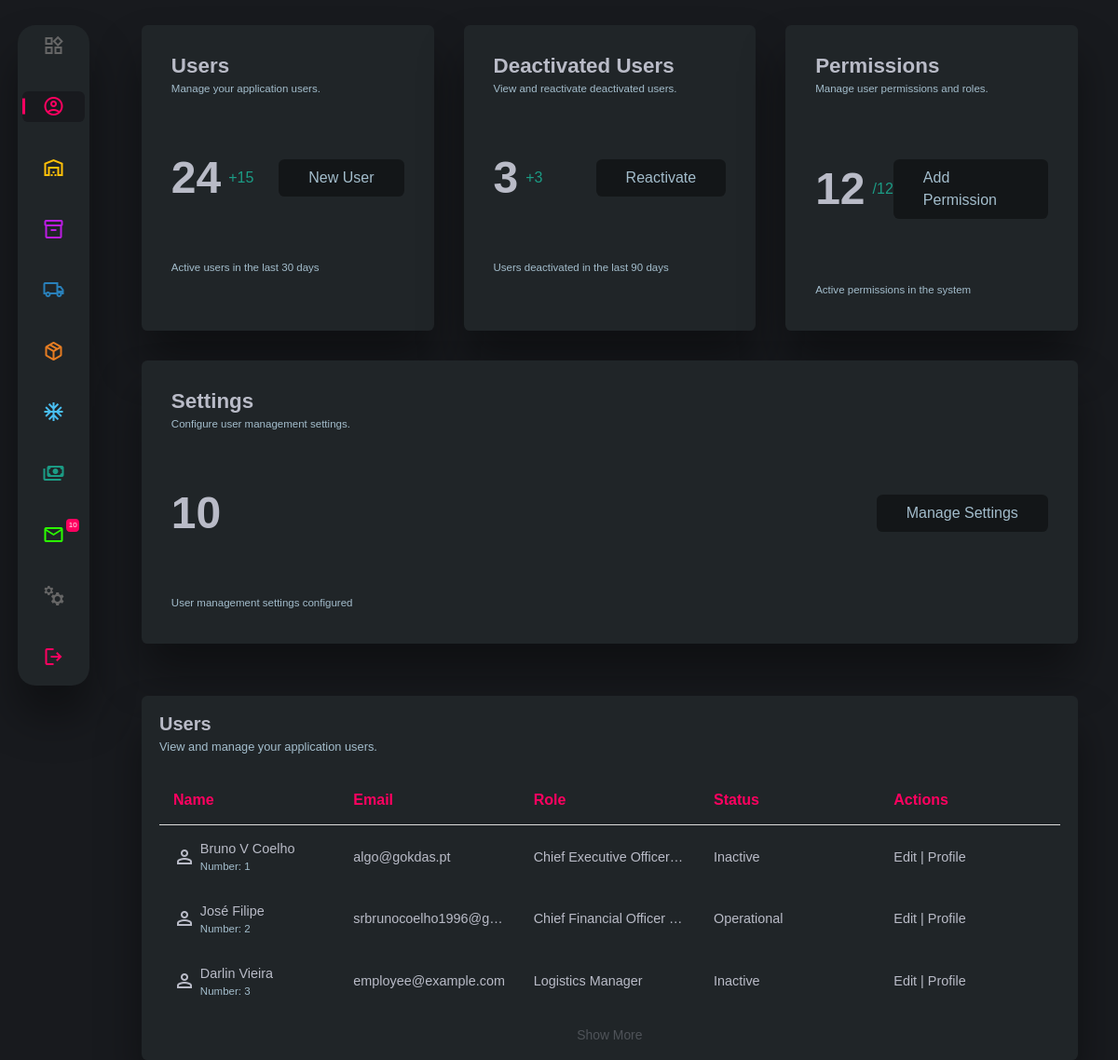
The page /users-manager (signed in) on the database its author committed.
### app.py (models this page shows, shortened)
class User(db.Model, UserMixin):
    id = db.Column(db.Integer, primary_key=True)
    username = db.Column(db.String(25), unique=True)
    password = db.Column(db.String(25))
    nif = db.Column(db.String(15))
    email = db.Column(db.String(50), unique=True)
    name = db.Column(db.String(50))
    cellphone = db.Column(db.String(20))
    create_date = db.Column(db.String(20))
    last_login = db.Column(db.String(20))
    status = db.Column(db.String(20), default="Operational")
    role = db.Column(db.String(40))
    user_type = db.Column(db.String(50), default="Client")
    pin = db.Column(db.Integer, unique=True)
    product_movements = db.relationship('ProductMovements', back_populates='user', lazy=True)
    permissions = db.relationship("UserPermissions", uselist=False, back_populates="user")
    logs = db.relationship('WorkSchedulesLogs', backref='user', lazy=True)
    assigned_schedules = db.relationship('AssignedSchedules', backref='user_assigned_schedules', lazy=True)
    sales = db.relationship('Sales', back_populates='user', lazy=True)

### app.py (the view)
@app.route("/users-manager", methods=["GET", "POST"])
@login_required
def user_manager():
    if request.method == "POST":
        pass
    else:
        user = current_user if current_user.is_authenticated else None
        last_user = User.query.order_by(User.id.desc()).first()
        last_user_id = last_user.id if last_user else 0
        thirty_days_ago = datetime.now() - timedelta(days=30)
        ninety_days_ago = datetime.now() - timedelta(days=90)
        new_users_count = 0
        deactivated_users_count = 0
        deactivated_users_recent_count = 0
        all_users = User.query.all()
        for u in all_users:
            user_create_date = datetime.strptime(u.create_date, '%d/%m/%Y %H:%M')
            if user_create_date >= thirty_days_ago:
                new_users_count += 1
            if u.status == 'Inactive':
                deactivated_users_count += 1
                if user_create_date >= ninety_days_ago:
                    deactivated_users_recent_count += 1
        total_permissions = 0
        if user and user.permissions:
            permissions = user.permissions
            total_permissions = sum([
                permissions.can_adjust_inventory_differences,
                permissions.can_manage_suppliers,
                permissions.can_view_temperature_logs,
                permissions.can_adjust_temperature_discrepancies,
                permissions.can_access_high_security_areas,
                permissions.can_generate_financial_reports,
                permissions.can_manage_user_permissions,
                permissions.can_view_audit_logs,
                permissions.can_override_automatic_system_flags,
                permissions.can_manage_orders,
                permissions.can_create_new_users,
                permissions.can_active_users
            ])
        return render_template("users_manager.html", user=user, last_user_id=last_user_id, new_users_count=new_users_count, deactivated_users_count=deactivated_users_count, deactivated_users_recent_count=deactivated_users_recent_count, total_permissions=total_permissions, all_users=all_users)

### app.py (called while the page is built)
@login_manager.user_loader
def load_user(user_id):
    return db.session.get(User, int(user_id))

### templates/users_manager.html (shortened to what this page needs)
<!DOCTYPE html>
<html lang="en">
<head>
    <link rel="stylesheet" href="/static/css/main.css">
    <link rel="stylesheet" href="/static/css/darkMode.css">
</head>
<body id="body">
     <main>
        <div class="user-manager-container">
            <div class="side-menu">
                <a href="/dashboard" title="Dashboard"><span class="material-symbols-outlined home">widgets</span></a>
                <a href="/users-manager" class="active active-users" title="Users Management"><span class="material-symbols-outlined users">account_circle</span></a>
                <a href="/products-manager" title="Warehouse"><span class="material-symbols-outlined warehouse">warehouse</span></a>
                <a href="" title="Stock"><span class="material-symbols-outlined inventory">inventory_2</span></a>
                <a href="" title="Shipping"><span class="material-symbols-outlined shipping">local_shipping</span></a>
                <a href="" title="Orders"><span class="material-symbols-outlined order">package_2</span></a>
                <a href="" title="Climate Controls"><span class="material-symbols-outlined ac">ac_unit</span></a>
                <a href="" title="Payments"><span class="material-symbols-outlined payments">payments</span></a>
                <a href="" title="Messages" class="messages-a"><span class="material-symbols-outlined mail">mail</span><span class="mesage-count">10</span></a>
                <a href="" title="Settings"><span class="material-symbols-outlined settings">manufacturing</span></a>
                <a href="#" onclick="document.getElementById('logout-form').submit();" title="Logout"><span class="material-symbols-outlined users">logout</span></a>
            </div>
            <div class="user-manager-cards-container">
                <div class="user-manager-cards">
                    <div class="user-manager-card">
                        <h2>Users</h2>
                        <p>Manage your application users.</p>
                        <div class="manager-statics">
                            <div class="numbers-statics">
                                <h2 class="number-of-users">{{ last_user_id }}</h2>
                                <p class="new-users-in-30-days">+{{ new_users_count }}</p>
                            </div>
                                <a href="/manager-new-user" class="btn-shine">New User</a>
                        </div>
                        <p class="users-card-final-p">Active users in the last 30 days</p>
                    </div>
                    <div class="user-manager-card">
                        <h2>Deactivated Users</h2>
                        <p>View and reactivate deactivated users.</p>
                        <div class="manager-statics">
                            <div class="numbers-statics">
                                <h2 class="number-of-users deactivated">{{ deactivated_users_count }}</h2>
                                <p class="new-users-in-30-days deactivated">+{{ deactivated_users_recent_count }}</p>
                            </div>
                                <a href="/reactivate-users" class="btn-shine">Reactivate</a>
                        </div>
                        <p class="users-card-final-p">Users deactivated in the last 90 days</p>
                    </div>
                    <div class="user-manager-card">
                        <h2>Permissions</h2>
                        <p>Manage user permissions and roles.</p>
                        <div class="manager-statics">
                            <div class="numbers-statics">
                                <h2 class="number-of-users">{{ total_permissions }}</h2>
                                <p class="new-users-in-30-days">/12</p>
                            </div>
                                <a href="/change-permissions" class="btn-shine">Add Permission</a>
                        </div>
                        <p class="users-card-final-p">Active permissions in the system</p>
                    </div>
                    <div class="user-manager-card">
                        <h2>Settings</h2>
                        <p>Configure user management settings.</p>
                        <div class="manager-statics">
                            <div class="numbers-statics">
                                <h2 class="number-of-users">10</h2>
                            </div>
                            <a href="{{ url_for('user_settings', user_id=user.id) }}" class="btn-shine">Manage Settings</a>
                        </div>
                        <p class="users-card-final-p">User management settings configured</p>
                    </div>
                </div>
                <div class="users-details">
                    <h2>Users</h2>
                    <p>View and manage your application users.</p>
                    <div class="user-detail-list">
                        <table>
                            <thead>
                                <tr>
                                    <th>Name</th>
                                    <th>Email</th>
                                    <th>Role</th>
                                    <th>Status</th>
                                    <th>Actions</th>
                                </tr>
                            </thead>
                            {% for user in all_users[:3] %}
                            <tbody>
                                <tr>
                                    <td class="user-name-table">
                                        <span class="material-symbols-outlined person">person</span>
                                        <div class="table-user-name">
                                            {{ user.name }}
                                            <p>Number: {{ user.id }}</p>
                                        </div>
                                    </td>
                                    <td>{{ user.email }}</td>
                                    <td>{{ user.role }}</td>
                                    <td>{{ user.status }}</td>
                                    <td>
                                        <a href="{{ url_for('edit_user', user_id=user.id) }}">Edit</a> |
                                        <a href="/profile/{{ user.id }}">Profile</a>
                                    </td>
                                </tr>
                            {% endfor %}
                            </tbody>
                        </table>
                        <a href="/all_users_page" class="show-more">Show More</a>
                    </div>
                </div>
            </div>
        </div>
     </main>
</body>
</html>

### templates/users_manager.html (style rules this page uses)
body { display: flex; flex-direction: column; position: relative; min-height: auto; }

### rows shown on the page
User: name "Bruno V Coelho", id "1", email "algo@gokdas.pt", role "Chief Executive Officer…", status "Inactive"
User: name "José Filipe", id "2", email "srbrunocoelho1996@g…", role "Chief Financial Officer…", status "Operational"
User: name "Darlin Vieira", id "3", email "employee@example.com", role "Logistics Manager", status "Inactive"

### other values the page prints
{{ last_user_id }} "24"
{{ new_users_count }} "15"
{{ deactivated_users_count }} "3"
{{ deactivated_users_recent_count }} "3"
{{ total_permissions }} "12"
